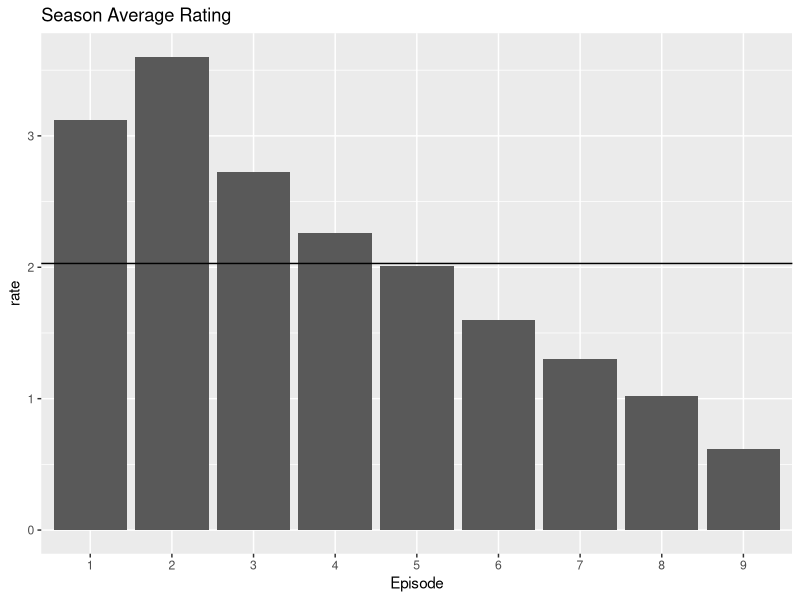
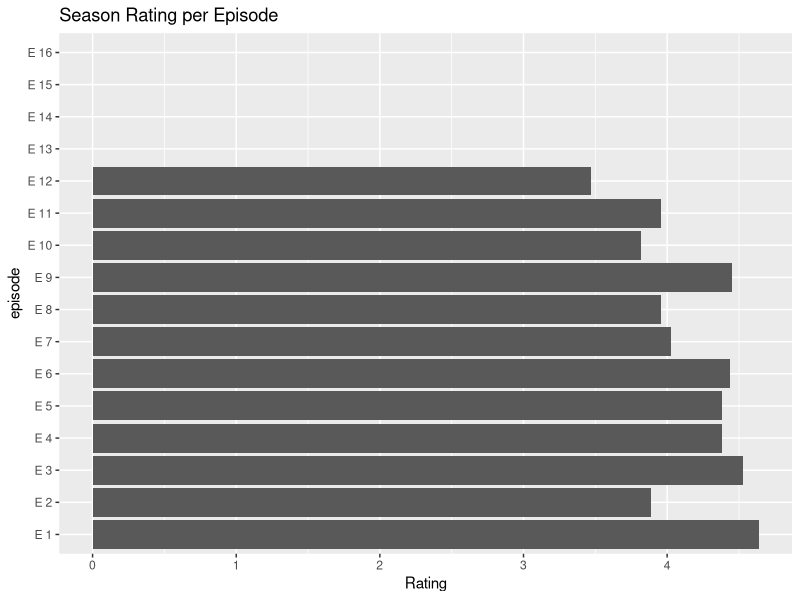
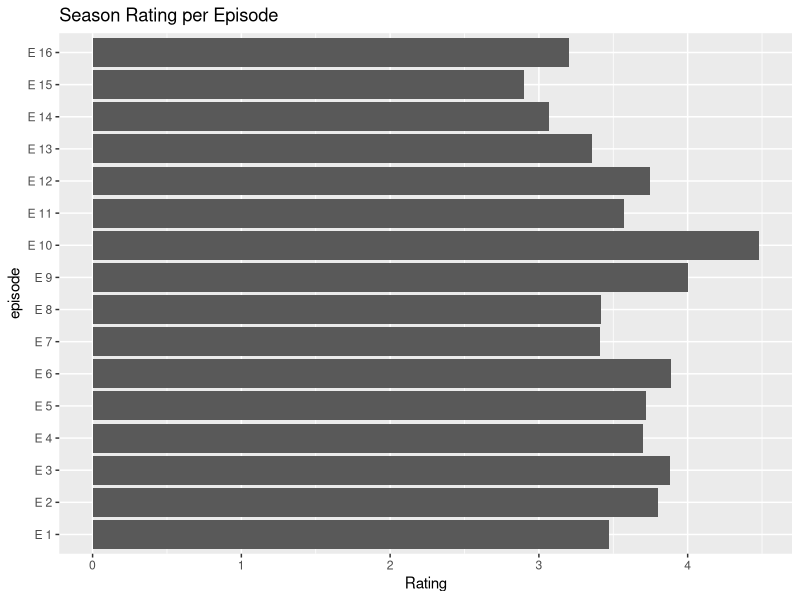
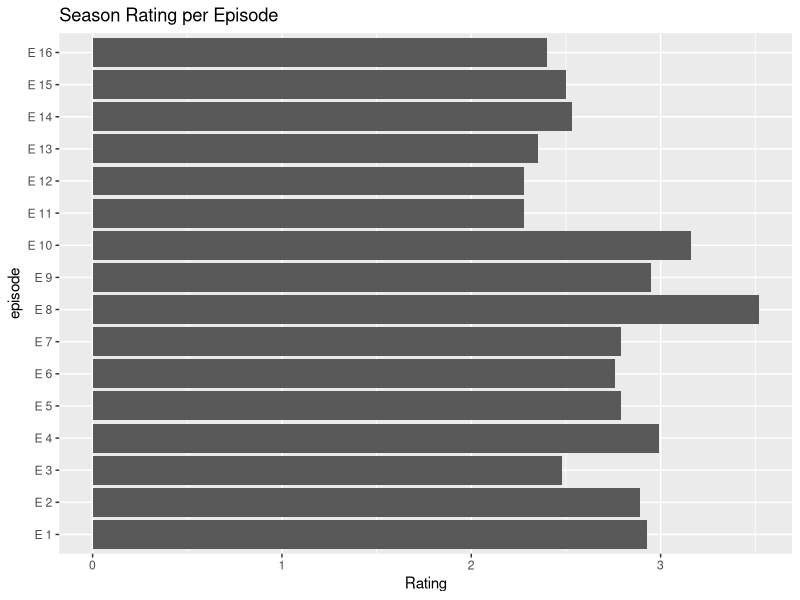
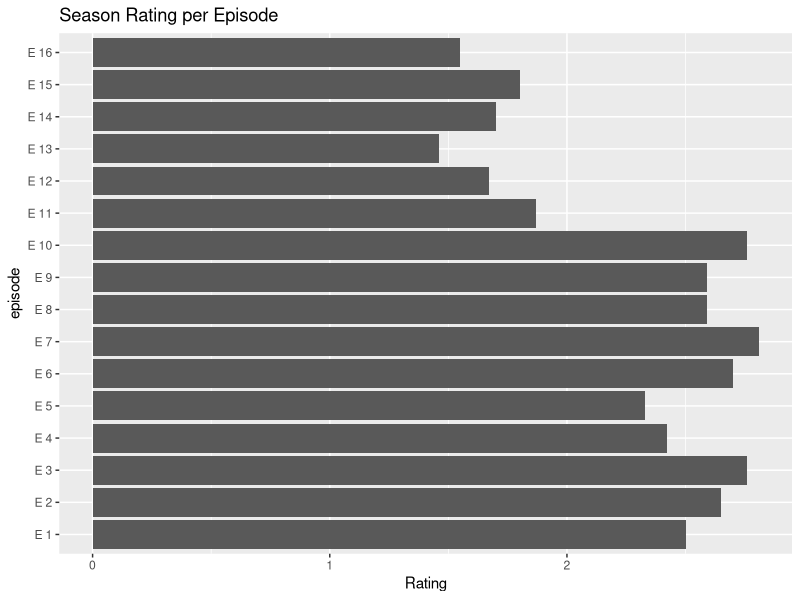
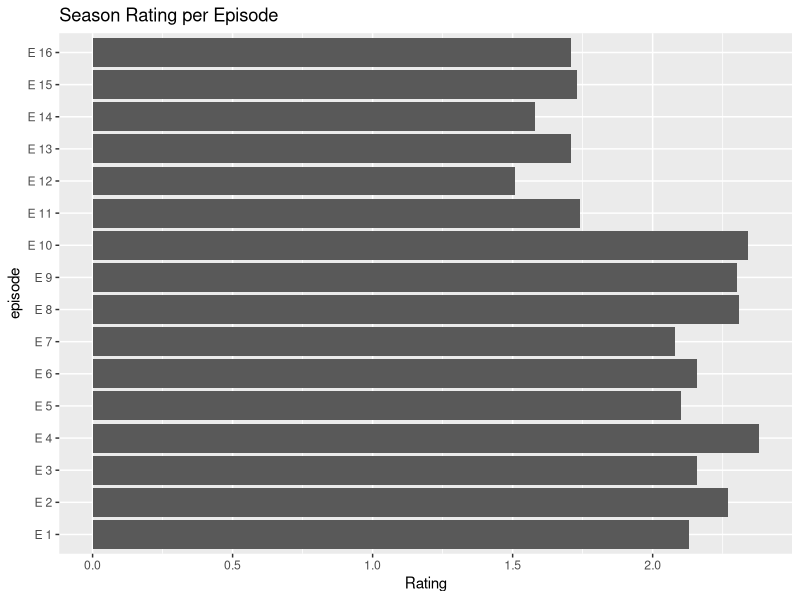
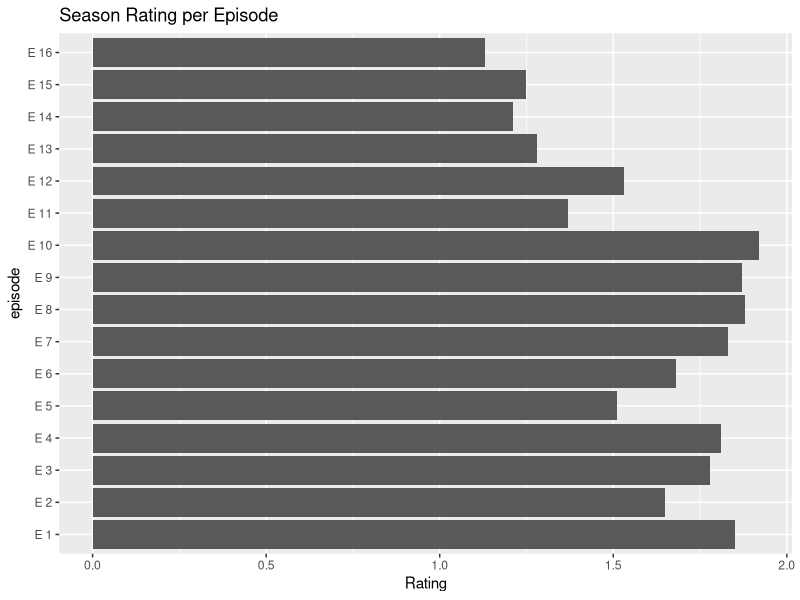
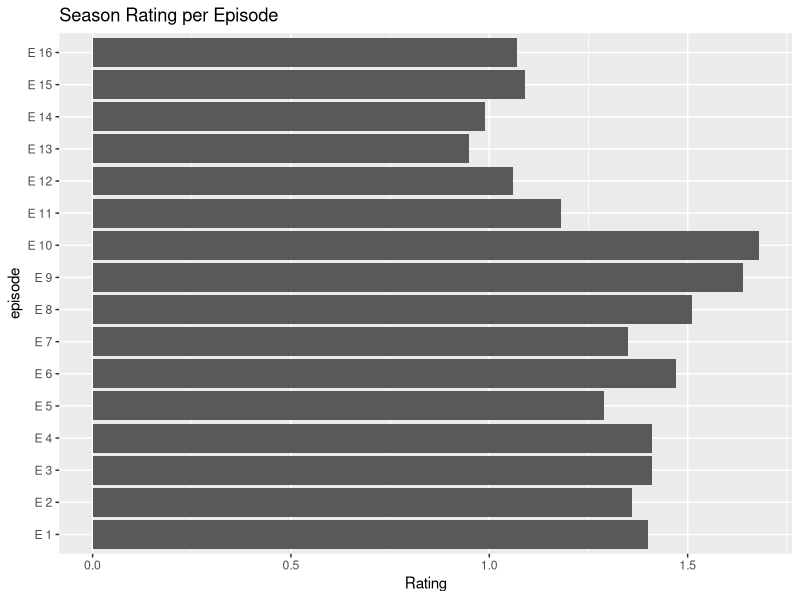

Write the R code that produced these figures, in order.
## ---- chunk 1
# Create the data frame
season <- c(1, 2, 3, 4, 5, 6, 7, 8, 9)
episode_number <- c(1, 2, 3, 4, 5, 6, 7, 8, 9, 10, 11, 12, 13, 14, 15, 16)
episode_number <- sapply(episode_number, function(x) paste('E',x))

data <- c(
  4.64, 3.89, 4.53, 4.38, 4.38, 4.44, 4.03, 3.96, 4.45, 3.82, 3.96, 3.47, 0,    0,    0,    0,
  3.47, 3.80, 3.88, 3.70, 3.72, 3.89, 3.41, 3.42, 4.00, 4.48, 3.57, 3.75, 3.36, 3.07, 2.90, 3.20,
  2.93, 2.89, 2.48, 2.99, 2.79, 2.76, 2.79, 3.52, 2.95, 3.16, 2.28, 2.28, 2.35, 2.53, 2.50, 2.40,
  2.50, 2.65, 2.76, 2.42, 2.33, 2.70, 2.81, 2.59, 2.59, 2.76, 1.87, 1.67, 1.46, 1.70, 1.80, 1.55,
  2.13, 2.27, 2.16, 2.38, 2.10, 2.16, 2.08, 2.31, 2.30, 2.34, 1.74, 1.51, 1.71, 1.58, 1.73, 1.71,
  1.85, 1.65, 1.78, 1.81, 1.51, 1.68, 1.83, 1.88, 1.87, 1.92, 1.37, 1.53, 1.28, 1.21, 1.25, 1.13,
  1.40, 1.36, 1.41, 1.41, 1.29, 1.47, 1.35, 1.51, 1.64, 1.68, 1.18, 1.06, 0.95, 0.99, 1.09, 1.07,
  1.27, 1.18, 1.16, 1.09, 1.15, 1.22, 1.13, 1.30, 1.07, 1.08, 0.82, 0.91, 0.77, 0.78, 0.69, 0.74,
  1.04, 1.04, 0.94, 1.00, 0.96, 1.05, 1.07, 0.97, 0.96, 0.86, 0,    0,    0,    0,    0,    0
)

num_rows <- 9
num_cols <- 16

mat <- matrix(data, nrow = num_rows, ncol = num_cols, byrow = TRUE)
rating = as.data.frame(mat)
names(rating) <- episode_number

# Average rating  season wise
seasonAvg <- as.data.frame(apply(rating, 1, mean))
seasonAvg <- cbind(1:9, seasonAvg)
names(seasonAvg) <- c('season', 'rate')

library(ggplot2)

ggplot(data = seasonAvg, aes(factor(season), rate) )+ geom_col()+ geom_hline(yintercept = mean(seasonAvg$rate)) + labs(title = "Season Average Rating", x = "Episode")


## ---- chunk 2

  plotrating = function(data,s){

  subdata <- as.data.frame(t(data))[s]
  seasoncol <- paste('V',s, sep = '')
  subdata$episode <- factor(seq(1,16), labels = rownames(subdata))
  
  ggplot(subdata, aes_string(seasoncol, 'episode')) + geom_col() + labs(title = "Season Rating per Episode", x= 'Rating' ) 
  }
  plotrating(rating,1)
  
## ---- chunk 3
plotrating(rating,2)
## ---- chunk 4
plotrating(rating,3)
## ---- chunk 5
plotrating(rating,4)
## ---- chunk 6
plotrating(rating,5)
## ---- chunk 7
plotrating(rating,6)
## ---- chunk 8
plotrating(rating,7)
## ---- chunk 9
plotrating(rating,8)
## ---- chunk 10
plotrating(rating,9)
